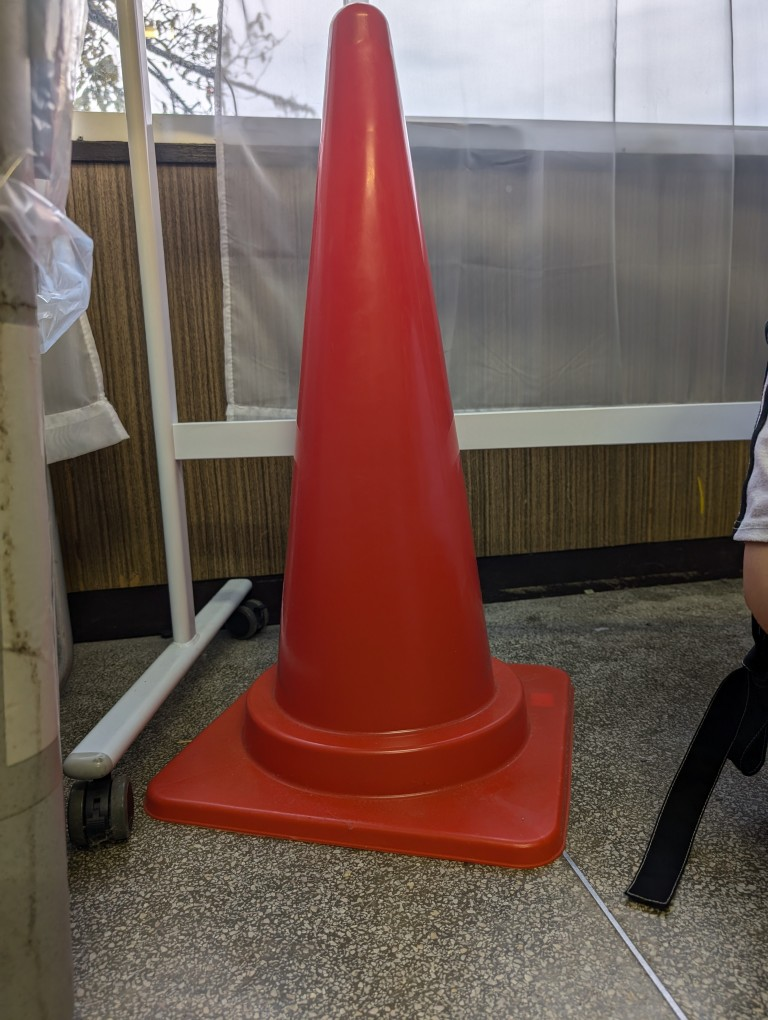
#> input picture data/cone.jpg, 768 x 1020 px, found by its file name; the run also reads 1 picture not shown here
$ python __main__.py
#> lines starting #> are read from the running program, lines starting #| are printed output that depends on the picture; pictures that were not available may be replaced by others from this repository, and a replacement may not be noted
import cv2
import os
import numpy as np

size_rec = (640, 850)
akaze = cv2.AKAZE_create()
orb = cv2.ORB_create()
bf = cv2.BFMatcher(cv2.NORM_HAMMING, crossCheck=True)

query_image = cv2.imread(os.path.join(os.getcwd(), 'data/cone.jpg'))
#> query_image is the input picture: shape (1020, 768, 3); mean B, G, R 85, 92.1, 115.3
query_image = cv2.resize(query_image, size_rec)
#> query_image: shape (850, 640, 3)
query_image_gray = cv2.cvtColor(query_image, cv2.COLOR_BGR2GRAY)
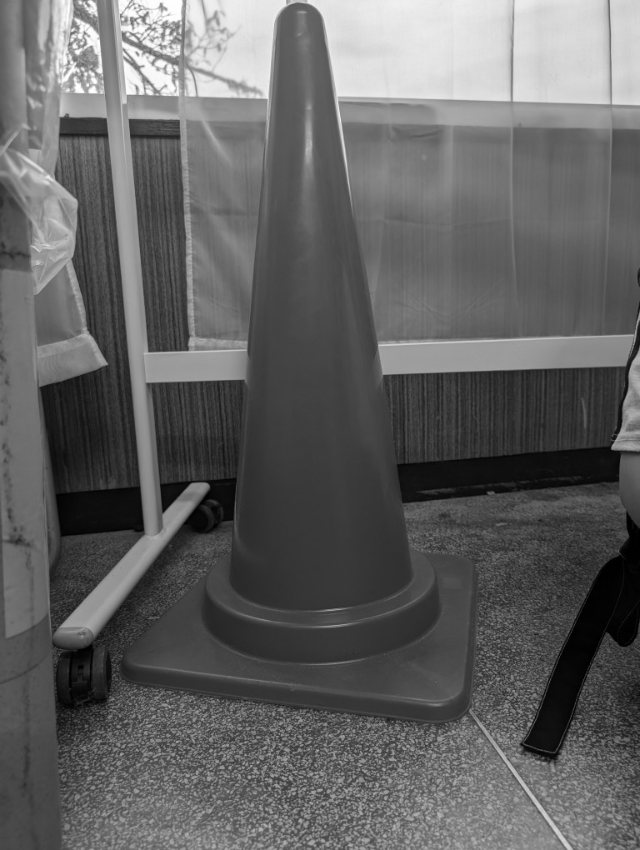
#> query_image_gray: shape (850, 640); min 0, max 255, mean 98.1
query_image_key_points = orb.detect(query_image)
#> query_image_key_points = 498 keypoints; strongest (x, y, size): (75, 46, 31), (127, 34, 31), (100, 71, 31), (152, 57, 31)
result_image = cv2.drawKeypoints(query_image, query_image_key_points, None, flags=4)
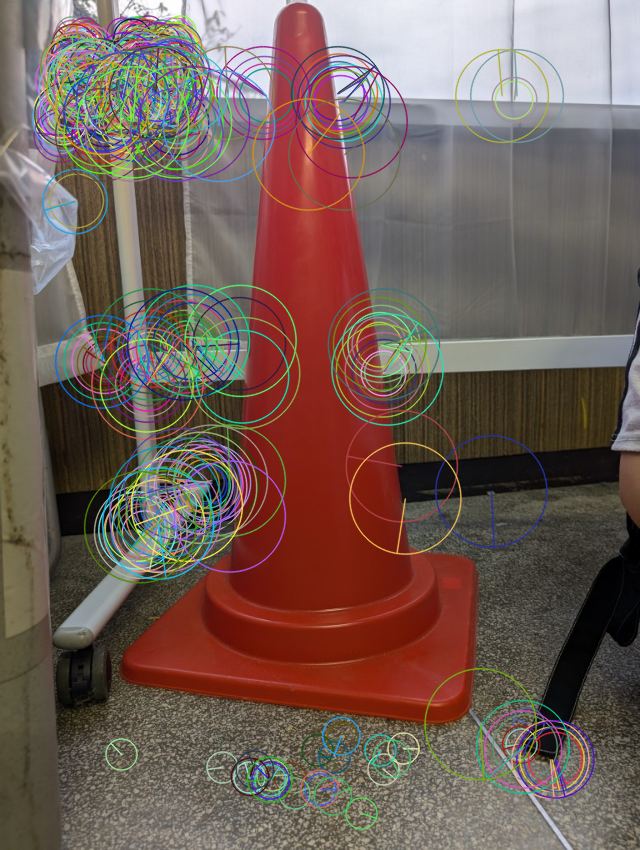
#> result_image: shape (850, 640, 3); mean B, G, R 86.6, 94.2, 114.3

query_video = cv2.VideoCapture(os.path.join(os.getcwd(), 'data/video.mp4'))
# query_video = cv2.VideoCapture(0)

query_image_kp1, dest1 = orb.detectAndCompute(query_image, None)
#> query_image_kp1 has the same summary as query_image_key_points

while (1):
    ret, tmp = query_video.read()
    if not ret:
        query_video.set(cv2.CAP_PROP_POS_FRAMES, 0)
        continue
    src = cv2.resize(tmp, size_rec)
    src_gray = cv2.cvtColor(src, cv2.COLOR_BGR2GRAY)
    query_video_frame_key_points = orb.detect(src)
#> query_video_frame_key_points has the same summary as query_image_key_points
    result_frame = cv2.drawKeypoints(src, query_video_frame_key_points, None, flags=4)
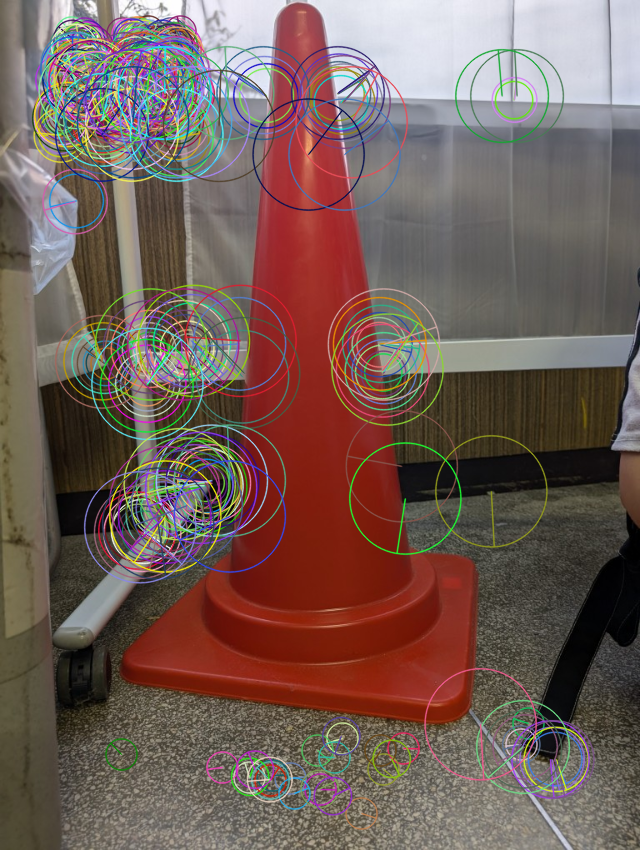
#> result_frame: shape (850, 640, 3); mean B, G, R 87.4, 93.9, 114.9
    query_video_frame_kp, dest_frame = orb.detectAndCompute(src, None)
#> query_video_frame_kp has the same summary as query_image_key_points
    matches = bf.match(dest1, dest_frame)
#> matches = 498 matches
    # matches = sorted(matches, key = lambda x:x.distance)
    good_matches = [ [good] for good in matches if good.distance < 30 ]
#> good_matches = 498 matches
    match_result = cv2.drawMatchesKnn(query_image, query_image_kp1, src, query_video_frame_kp, good_matches, None)
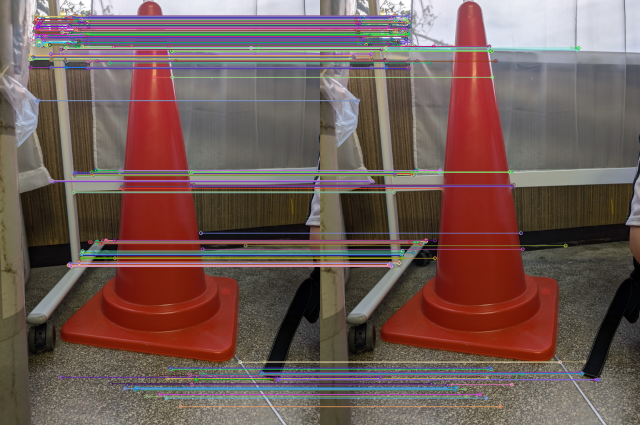
#> match_result: shape (850, 1280, 3) (shown at 1/2 size); mean B, G, R 86.2, 91, 113.4
    cv2.imshow('feature points (frame)', result_frame)
    cv2.imshow('feature points image', result_image)
    cv2.imshow('feature points matches', match_result)
    similarity = len(good_matches) / len(query_video_frame_kp)
#> similarity = 1
    print(f"Similarity: {similarity}")
#| Similarity: 1.0
    key = cv2.waitKey(30)
#> (key Esc is pressed here)
    if key == 27:
        break

cv2.destroyAllWindows()
query_video.release()
